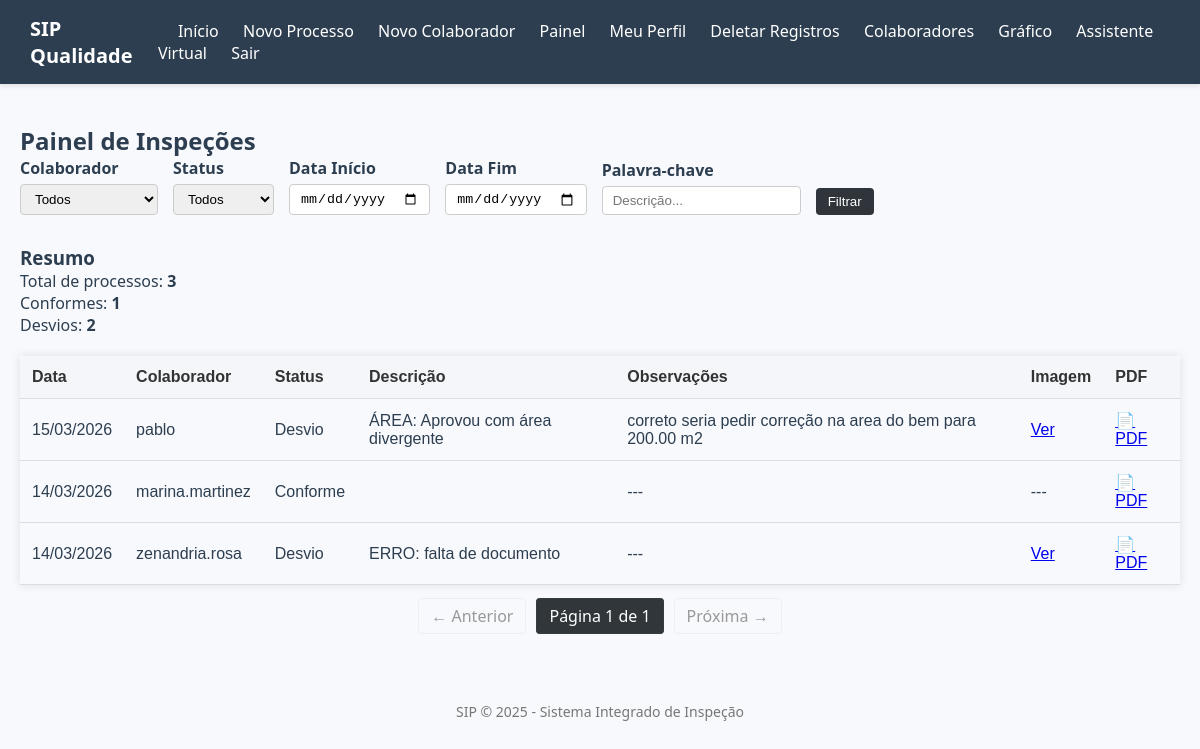
Page /painel (signed in) on the committed database.
### app/models.py (models this page shows)
class Processo(db.Model):
    id = db.Column(db.Integer, primary_key=True)
    colaborador_id = db.Column(db.Integer, db.ForeignKey('colaborador.id'), nullable=False)
    data_analise = db.Column(db.DateTime, nullable=False)
    descricao = db.Column(db.Text, nullable=False)
    status = db.Column(db.String(20), nullable=False)
    observacoes = db.Column(db.Text)
    imagem = db.Column(db.String(200))
    detalhes = db.relationship('DetalhesProcesso', backref='processo', uselist=False)
    imagens = db.relationship(
    'ImagemProcesso',
    backref='processo',
    lazy=True,
    cascade="all, delete-orphan"
)

class Colaborador(db.Model):
    id = db.Column(db.Integer, primary_key=True)
    nome = db.Column(db.String(100), nullable=False)
    email = db.Column(db.String(120), nullable=False, unique=True)
    processos = db.relationship('Processo', backref='colaborador', lazy=True)

### app/routes.py (the view)
@app.route('/painel', methods=['GET'])
def painel():
    colaboradores = Colaborador.query.all()
    colaborador_id = request.args.get('colaborador', type=int)
    data_inicio = request.args.get('data_inicio')
    data_fim = request.args.get('data_fim')
    status = request.args.get('status')
    palavra = request.args.get('palavra')
    page = request.args.get('page', 1, type=int)
    query = Processo.query
    if colaborador_id:
        query = query.filter_by(colaborador_id=colaborador_id)
    if status:
        query = query.filter_by(status=status)
    if palavra:
        query = query.filter(Processo.descricao.ilike(f"%{palavra}%"))
    if data_inicio:
        query = query.filter(Processo.data_analise >= data_inicio)
    if data_fim:
        query = query.filter(Processo.data_analise <= data_fim)
    total = query.count()
    conformes = query.filter_by(status='Conforme').count()
    desvios = query.filter_by(status='Desvio').count()
    processos = query.order_by(Processo.data_analise.desc()).paginate(page=page, per_page=10)
    return render_template('painel.html',
                           colaboradores=colaboradores,
                           colaborador_id=colaborador_id,
                           total=total,
                           conformes=conformes,
                           desvios=desvios,
                           processos=processos)

### app/templates/painel.html (shortened to what this page needs)
{% extends 'base.html' %}
{% block content %}
<link rel="stylesheet" href="{{ url_for('static', filename='css/painel_estilo.css') }}">
<h2>Painel de Inspeções</h2>
<form method="get" class="filtros">
    <div>
        <label for="colaborador">Colaborador</label>
        <select name="colaborador">
            <option value="">Todos</option>
        </select>
    </div>
    <div>
        <label for="status">Status</label>
        <select name="status">
            <option value="">Todos</option>
        </select>
    </div>
    <div>
        <label for="data_inicio">Data Início</label>
        <input type="date" name="data_inicio" value="{{ request.args.get('data_inicio', '') }}">
    </div>
    <div>
        <label for="data_fim">Data Fim</label>
        <input type="date" name="data_fim" value="{{ request.args.get('data_fim', '') }}">
    </div>
    <div>
        <label for="palavra">Palavra-chave</label>
        <input type="text" name="palavra" placeholder="Descrição..." value="{{ request.args.get('palavra', '') }}">
    </div>
    <div>
        <button type="submit">Filtrar</button>
    </div>
</form>
<h3>Resumo</h3>
<p>Total de processos: <strong>{{ total }}</strong></p>
<p>Conformes:  <strong>{{ conformes }}</strong></p>
<p>Desvios: <strong>{{ desvios }}</strong></p>
<table>
    <thead>
        <tr>
            <th>Data</th>
            <th>Colaborador</th>
            <th>Status</th>
            <th>Descrição</th>
            <th>Observações</th>
            <th>Imagem</th>
            <th>PDF</th>
        </tr>
    </thead>
    <tbody>
        {% for processo in processos %}
        <tr>
            <td>{{ processo.data_analise.strftime('%d/%m/%Y') }}</td>
            <td>{{ processo.colaborador.nome }}</td>
            <td>{{ processo.status }}</td>
            <td>{{ processo.descricao }}</td>
            <td>{{ processo.observacoes or '---' }}</td>
            <td>
                {% if processo.imagem %}
                    <a href="{{ url_for('static', filename='uploads/' ~ processo.imagem) }}" target="_blank">Ver</a>
                {% else %}
                    ---
                {% endif %}
            </td>
            <td>
                <a href="{{ url_for('gerar_pdf', id=processo.id) }}" target="_blank">📄 PDF</a>
            </td>
        </tr>
        {% endfor %}
    </tbody>
</table>
{% set query_params = request.args.to_dict() %}
<nav aria-label="Paginação">
  <ul class="pagination">
    {% if processos.has_prev %}
      {% set prev_args = query_params.copy() %}
      {% set _ = prev_args.update({'page': processos.prev_num}) %}
      <li><a href="{{ url_for('painel', **prev_args) }}">← Anterior</a></li>
    {% else %}
      <li class="disabled"><span>← Anterior</span></li>
    {% endif %}
    <li class="active">
      <span>Página {{ processos.page }} de {{ processos.pages }}</span>
    </li>
    {% if processos.has_next %}
      {% set next_args = query_params.copy() %}
      {% set _ = next_args.update({'page': processos.next_num}) %}
      <li><a href="{{ url_for('painel', **next_args) }}">Próxima →</a></li>
    {% else %}
      <li class="disabled"><span>Próxima →</span></li>
    {% endif %}
  </ul>
</nav>
{% endblock %}

### app/static/css/base_estilo.css (style rules this page uses)
* { margin: 0; padding: 0; box-sizing: border-box; }
body { font-family: 'Segoe UI', Tahoma, Geneva, Verdana, sans-serif; background-color: #f8f9fc; color: #2c3e50; }

### app/static/css/painel_estilo.css (style rules this page uses)
form.filtros { margin-bottom: 30px; display: flex; flex-wrap: wrap; gap: 15px; align-items: flex-end; }
form.filtros label { display: block; font-weight: bold; margin-bottom: 5px; }
form.filtros input, form.filtros select { padding: 6px 10px; border-radius: 4px; border: 1px solid #ccc; }
button { padding: 6px 12px; background-color: #2f353a; border: none; color: white; border-radius: 4px; cursor: pointer; }
h2 { color: #2c3e50; margin-top: 20px; }
table { width: 100%; border-collapse: collapse; font-family: sans-serif; box-shadow: 0 0 10px rgba(0, 0, 0, 0.1); margin-top: 20px; }
th, td { padding: 12px; border-bottom: 1px solid #ddd; text-align: left; }
th { background-color: #f4f6f9; color: #333; }
.pagination { display: flex; justify-content: center; list-style: none; padding: 20px 0; }
.pagination li { margin: 0 5px; }
.pagination a, .pagination span { padding: 6px 12px; border: 1px solid #ccc; border-radius: 4px; text-decoration: none; color: #3498db; }
.pagination .disabled span { color: #999; border-color: #eee; }
.pagination .active span { background-color: #30363a; color: white; border-color: #363d42; }

### rows in the picture
Processo: data_analise "15/03/2026", colaborador.nome "pablo", status "Desvio", descricao "ÁREA: Aprovou com área divergente", observacoes "correto seria pedir correção na area do bem para 200.00 m2"
Processo: data_analise "14/03/2026", colaborador.nome "marina.martinez", status "Conforme", observacoes "---"
Processo: data_analise "14/03/2026", colaborador.nome "zenandria.rosa", status "Desvio", descricao "ERRO: falta de documento", observacoes "---"

### other values in the picture
{{ total }} "3"
{{ conformes }} "1"
{{ desvios }} "2"
{{ processos.page }} "1"
{{ processos.pages }} "1"
{{ current_year or '2025' }} "2025"
